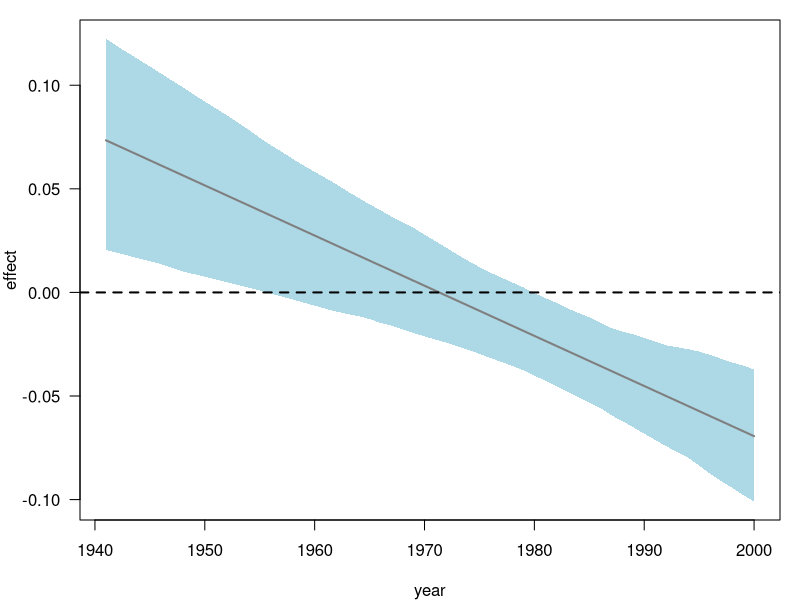

R code for this plot:
# code assumes that working directory is set
# to top-level project
bootstrapResults <- read.csv("./R-Code/bootresults.csv",stringsAsFactors=F,row.names=1)

# Christian, can you correct this? The sender time values should be set to map onto the range
# of sender times in our data
sender_times <- 1:60
sender_years <- 1941:2000

density_coefficients <- c("edges","nodeocov.sender.time")
i2star_coefficients <- c("istar2","instar2_sendertime")
o2star_coefficients <- c("ostar2","outstar2_sendertime")
mutual_coefficients <- c("mutual","mutual_sendertime")
triangle_coefficients <- c("triangle","triangle_sendertime")
mq_coefficients <- c("edgecov.mq.t","mq_sendertime")
sameissue_coefficients <- c("edgecov.same.issue.area.t","sameissuearea_sendertime")
absdiffmq_coefficients <- c("nodeicov.AbsDiffMQscores","AbsDiffMQscores_sendertime")
numberjusticespro_coefficients <- c("nodeicov.NumberJusticesPro","NumberJusticesPro_sendertime")

# example trend CI plot for MQ coef
mq_coef_trend <- matrix(NA,length(sender_times),3)
colnames(mq_coef_trend) <- c("mean","lower","upper")
for(t in sender_times){
  effect.t <- bootstrapResults[,mq_coefficients[1]]+t*bootstrapResults[,mq_coefficients[2]]
  mq_coef_trend[t,] <- c(mean(effect.t),quantile(effect.t,prob=c(0.025,.975)))
}

pdf("./Tex/images/mq_coef_trend.pdf",width=6,height=3.5)
par(las=1,mar=c(4,4,1,1))
plot(sender_years,mq_coef_trend[,1],type="n",ylab="effect",xlab="year",ylim=c(min(c(mq_coef_trend)),max(c(mq_coef_trend))))
polygon(c(sender_years,rev(sender_years)),c(mq_coef_trend[,2],rev(mq_coef_trend[,3])),col="lightblue",border=NA)
lines(sender_years,mq_coef_trend[,1],lwd=2,col="grey50")
abline(h=0,lty=2,lwd=2)
dev.off()




